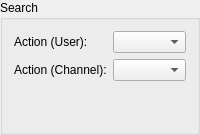
    <widget class="QGroupBox" name="qgbSearch">
     <property name="title">
      <string>Search</string>
     </property>
     <layout class="QGridLayout" name="gridLayout_6">
      <item row="0" column="1">
       <widget class="QComboBox" name="qcbSearchUserAction">
        <property name="sizePolicy">
         <sizepolicy hsizetype="Expanding" vsizetype="Fixed">
          <horstretch>0</horstretch>
          <verstretch>0</verstretch>
         </sizepolicy>
        </property>
        <property name="toolTip">
         <string>The action to perform when a user is activated (via double-click or enter) in the search dialog.</string>
        </property>
        <property name="accessibleName">
         <string>User search action mode</string>
        </property>
       </widget>
      </item>
      <item row="0" column="0">
       <widget class="QLabel" name="qlSearchUserAction">
        <property name="toolTip">
         <string>The action to perform when a user is activated (via double-click or enter) in the search dialog.</string>
        </property>
        <property name="text">
         <string>Action (User):</string>
        </property>
        <property name="buddy">
         <cstring>qcbSearchUserAction</cstring>
        </property>
       </widget>
      </item>
      <item row="1" column="1">
       <widget class="QComboBox" name="qcbSearchChannelAction">
        <property name="sizePolicy">
         <sizepolicy hsizetype="Expanding" vsizetype="Fixed">
          <horstretch>0</horstretch>
          <verstretch>0</verstretch>
         </sizepolicy>
        </property>
        <property name="toolTip">
         <string>The action to perform when a channel is activated (via double-click or enter) in the search dialog.</string>
        </property>
        <property name="accessibleName">
         <string>Channel search action mode</string>
        </property>
       </widget>
      </item>
      <item row="1" column="0">
       <widget class="QLabel" name="qlSearchChannelAction">
        <property name="toolTip">
         <string>The action to perform when a channel is activated (via double-click or enter) in the search dialog.</string>
        </property>
        <property name="text">
         <string>Action (Channel):</string>
        </property>
        <property name="buddy">
         <cstring>qcbSearchChannelAction</cstring>
        </property>
       </widget>
      </item>
      <item row="2" column="0">
       <spacer name="verticalSpacer_3">
        <property name="orientation">
         <enum>Qt::Orientation::Vertical</enum>
        </property>
        <property name="sizeHint" stdset="0">
         <size>
          <width>20</width>
          <height>40</height>
         </size>
        </property>
       </spacer>
      </item>
     </layout>
    </widget>
